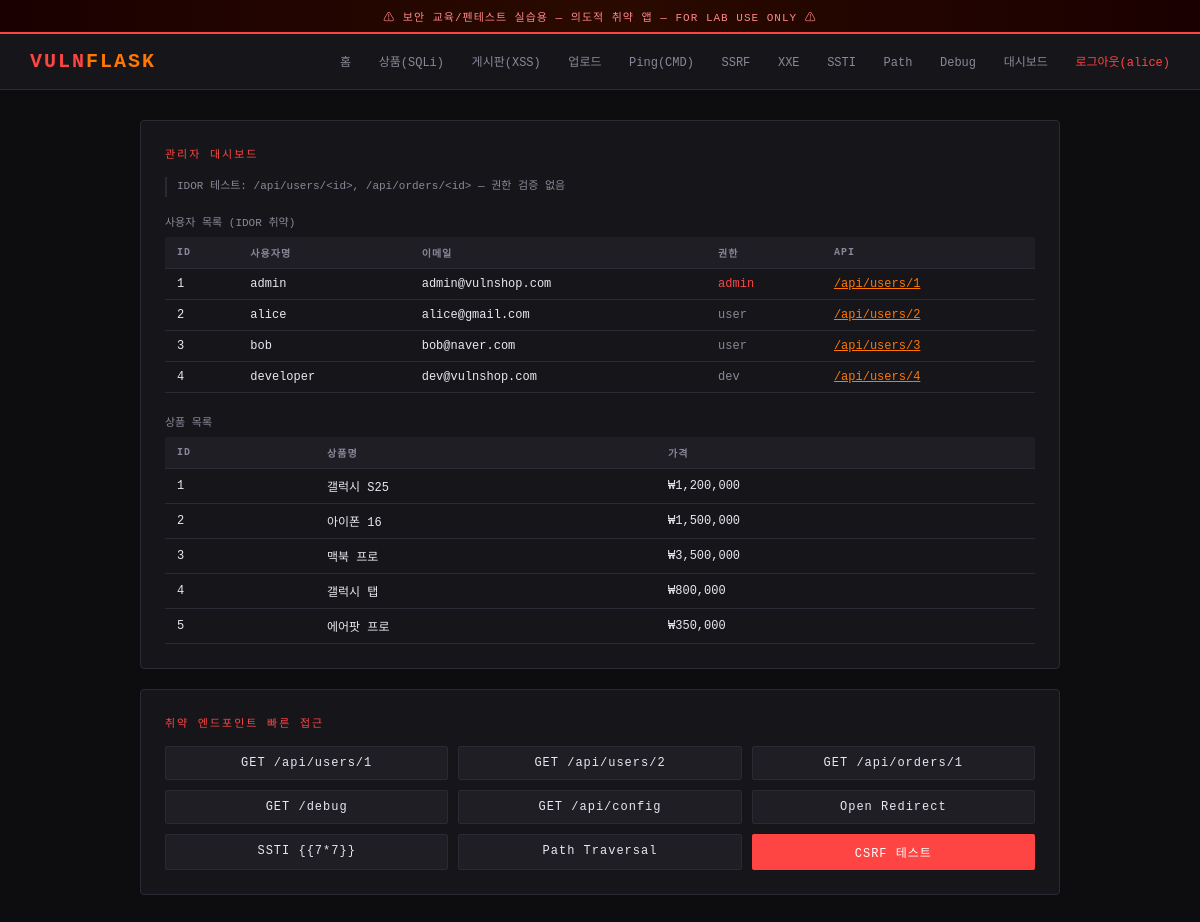
/dashboard (signed in), run on the app's committed database.
### tables this page shows
CREATE TABLE users (
            id       INTEGER PRIMARY KEY AUTOINCREMENT,
            username TEXT NOT NULL,
            password TEXT NOT NULL,
            email    TEXT,
            role     TEXT DEFAULT 'user',
            ssn      TEXT,
            phone    TEXT
        );

CREATE TABLE products (
            id          INTEGER PRIMARY KEY AUTOINCREMENT,
            name        TEXT NOT NULL,
            description TEXT,
            price       INTEGER
        );

### app.py (the view)
@app.route("/dashboard")
@login_required
def dashboard():
    conn = get_db()
    c = conn.cursor()
    c.execute("SELECT id,username,email,role FROM users")
    users = c.fetchall()
    c.execute("SELECT id,name,price FROM products")
    products_list = c.fetchall()
    conn.close()
    return render_template("dashboard.html",
                           users=users, products=products_list)

### app.py (called while the page is built)
def get_db():
    return sqlite3.connect(DB_PATH)

def login_required(f):
    @wraps(f)
    def decorated(*args, **kwargs):
        if "user" not in session:
            return redirect("/login")
        return f(*args, **kwargs)
    return decorated

### templates/dashboard.html (shortened to what this page needs)
{% extends "base.html" %}
{% block content %}
<div class="card">
  <div class="card-title">관리자 대시보드</div>
  <div class="hint">
    IDOR 테스트: <code>/api/users/&lt;id&gt;</code>, <code>/api/orders/&lt;id&gt;</code> — 권한 검증 없음
  </div>
  <div style="margin-bottom:20px;">
    <div style="font-size:11px;color:var(--muted);margin-bottom:8px;">사용자 목록 (IDOR 취약)</div>
    <table>
      <tr><th>ID</th><th>사용자명</th><th>이메일</th><th>권한</th><th>API</th></tr>
      {% for u in users %}
      <tr>
        <td>{{ u[0] }}</td>
        <td>{{ u[1] }}</td>
        <td>{{ u[2] }}</td>
        <td style="color:{% if u[3]=='admin' %}var(--accent){% else %}var(--muted){% endif %}">{{ u[3] }}</td>
        <td><a href="/api/users/{{ u[0] }}" style="color:var(--accent2);">/api/users/{{ u[0] }}</a></td>
      </tr>
      {% endfor %}
    </table>
  </div>
  <div>
    <div style="font-size:11px;color:var(--muted);margin-bottom:8px;">상품 목록</div>
    <table>
      <tr><th>ID</th><th>상품명</th><th>가격</th></tr>
      {% for p in products %}
      <tr>
        <td>{{ p[0] }}</td>
        <td>{{ p[1] }}</td>
        <td>₩{{ "{:,}".format(p[2]) }}</td>
      </tr>
      {% endfor %}
    </table>
  </div>
</div>
<div class="card">
  <div class="card-title">취약 엔드포인트 빠른 접근</div>
  <div style="display:grid;grid-template-columns:repeat(3,1fr);gap:10px;font-size:12px;">
    <a href="/api/users/1" class="btn btn-sec" style="text-align:center;">GET /api/users/1</a>
    <a href="/api/users/2" class="btn btn-sec" style="text-align:center;">GET /api/users/2</a>
    <a href="/api/orders/1" class="btn btn-sec" style="text-align:center;">GET /api/orders/1</a>
    <a href="/debug" class="btn btn-sec" style="text-align:center;">GET /debug</a>
    <a href="/api/config" class="btn btn-sec" style="text-align:center;">GET /api/config</a>
    <a href="/redirect?next=https://google.com" class="btn btn-sec" style="text-align:center;">Open Redirect</a>
    <a href="/greet?name={{7*7}}" class="btn btn-sec" style="text-align:center;">SSTI {{"{{"}}7*7{{"}}"}}</a>
    <a href="/file?name=../app.py" class="btn btn-sec" style="text-align:center;">Path Traversal</a>
    <a href="/change-password" class="btn" style="text-align:center;">CSRF 테스트</a>
  </div>
</div>
{% endblock %}

### templates/base.html (shortened to what this page needs)
<!DOCTYPE html>
<html lang="ko">
<head>
</head>
<body>
<div class="warn-banner">⚠ 보안 교육/펜테스트 실습용 — 의도적 취약 앱 — FOR LAB USE ONLY ⚠</div>
<header>
  <a class="logo" href="/">VULN<span>FLASK</span></a>
  <nav>
    <a href="/">홈</a>
    <a href="/products">상품(SQLi)</a>
    <a href="/board">게시판(XSS)</a>
    <a href="/upload">업로드</a>
    <a href="/ping">Ping(CMD)</a>
    <a href="/fetch">SSRF</a>
    <a href="/xxe">XXE</a>
    <a href="/greet?name=Guest">SSTI</a>
    <a href="/file?name=readme.txt">Path</a>
    <a href="/debug">Debug</a>
    {% if session.user %}
      <a href="/dashboard">대시보드</a>
      <a href="/logout" style="color:var(--accent);">로그아웃({{ session.user }})</a>
    {% else %}
      <a href="/login">로그인</a>
    {% endif %}
  </nav>
</header>
<div class="container">
  {% block content %}{% endblock %}
</div>
</body>
</html>

### templates/base.html (style rules this page uses)
*,*::before,*::after { box-sizing:border-box;margin:0;padding:0 }
:root { --bg:#0d0d0f;--surface:#16161a;--surface2:#1e1e24; --border:#2a2a35;--accent:#ff4444;--accent2:#ff7700; --green:#00ff88;--text:#e8e8f0;--muted:#888899; --font:'Courier New',monospace; }
body { background:var(--bg);color:var(--text);font-family:var(--font);min-height:100vh; }
.warn-banner { background:linear-gradient(90deg,#1a0000,#2a0a00,#1a0000);border-bottom:2px solid var(--accent);padding:8px 20px;text-align:center;font-size:11px;color:#ff8888;letter-spacing:1px; }
header { background:var(--surface);border-bottom:1px solid var(--border);padding:0 30px;display:flex;align-items:center;justify-content:space-between;height:56px; }
.logo { font-size:20px;font-weight:bold;color:var(--accent);letter-spacing:2px;text-decoration:none; }
.logo span { color:var(--accent2); }
nav a { color:var(--muted);text-decoration:none;margin-left:18px;font-size:12px;transition:color .2s; }
.container { max-width:960px;margin:30px auto;padding:0 20px; }
.card { background:var(--surface);border:1px solid var(--border);border-radius:4px;padding:24px;margin-bottom:20px; }
.card-title { font-size:11px;letter-spacing:2px;color:var(--accent);text-transform:uppercase;margin-bottom:16px; }
.btn { display:inline-block;background:var(--accent);color:#fff;border:none;padding:9px 20px;font-family:var(--font);font-size:12px;letter-spacing:1px;cursor:pointer;border-radius:2px;text-decoration:none;transition:background .2s; }
.btn-sec { background:var(--surface2);border:1px solid var(--border);color:var(--text); }
.hint { font-size:11px;color:var(--muted);border-left:2px solid var(--border);padding-left:10px;line-height:1.8;margin-bottom:16px; }
table { width:100%;border-collapse:collapse;font-size:12px; }
th { background:var(--surface2);color:var(--muted);padding:8px 12px;text-align:left;font-size:10px;letter-spacing:1px;border-bottom:1px solid var(--border); }
td { padding:8px 12px;border-bottom:1px solid var(--border); }

### data on the page
users: user "alice", id "2", username "alice", email "alice@gmail.com", role "user"
users: id "1", username "admin", email "admin@vulnshop.com", role "admin"
users: id "3", username "bob", email "bob@naver.com", role "user"
users: id "4", username "developer", email "dev@vulnshop.com", role "dev"
products: id "1", name "갤럭시 S25", price "1,200,000"
products: id "2", name "아이폰 16", price "1,500,000"
products: id "3", name "맥북 프로", price "3,500,000"
products: id "4", name "갤럭시 탭", price "800,000"
products: id "5", name "에어팟 프로", price "350,000"

### other printed values
{{ "{{" }} "{{"
{{ "}}" }} "}}"
